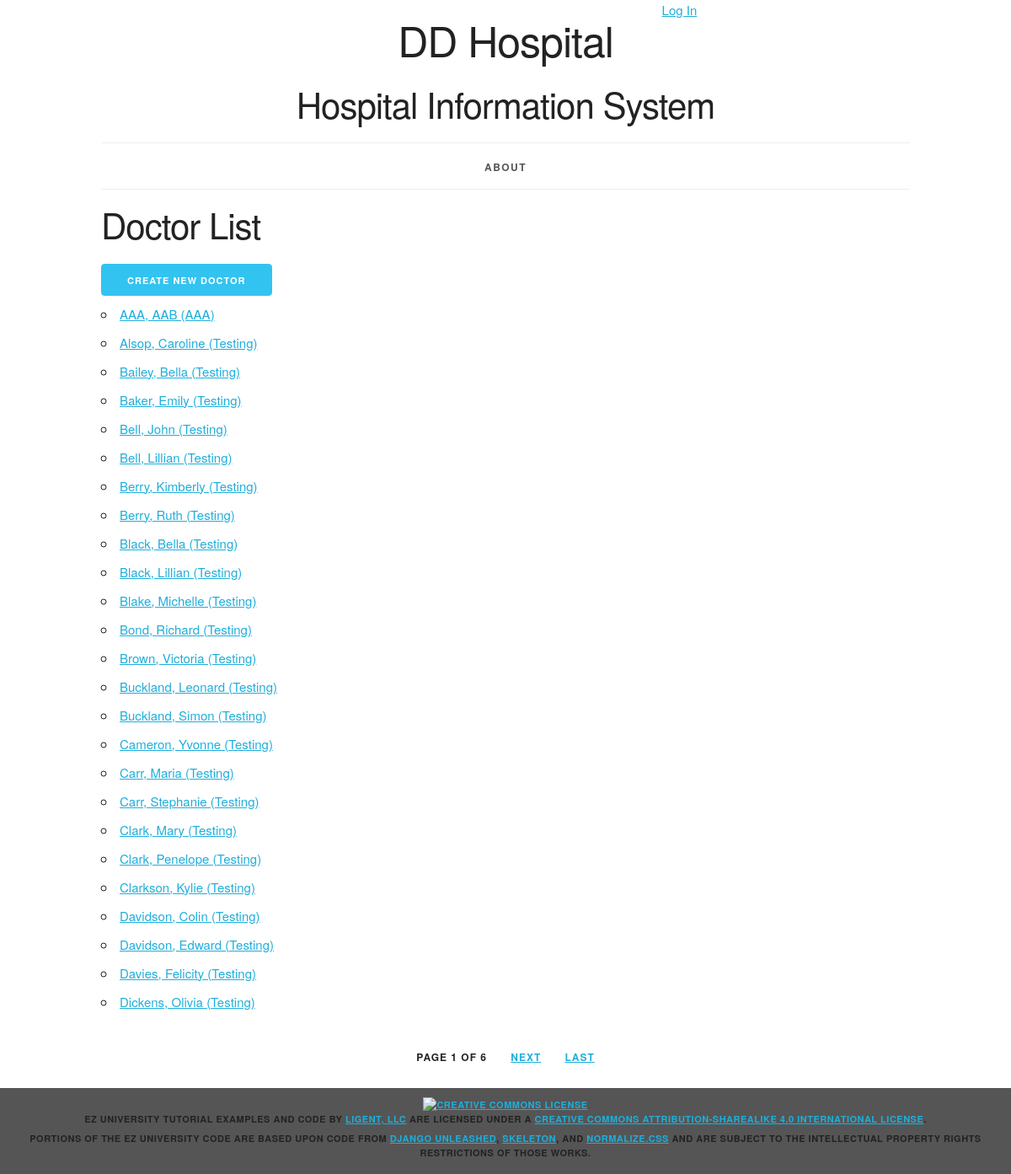
Screenshot of /doctor/ with the database file from the repository.
### sysinfo/models.py (models this page shows, shortened)
class Doctor(models.Model):
    doctor_id = models.AutoField(primary_key=True)
    first_name = models.CharField(max_length=45)
    last_name = models.CharField(max_length=45)
    disambiguator = models.CharField(max_length=45, blank=True, default='')
    def __str__(self):
        result = ''
        if self.disambiguator == '':
            result = f'{self.last_name}, {self.first_name}'
        else:
            result = f'{self.last_name}, {self.first_name} ({self.disambiguator})'
        return result
    def get_absolute_url(self):
        return reverse('sysinfo_doctor_detail_urlpattern',
                       kwargs={'pk': self.pk}
                       )
    class Meta:
        ordering = ['last_name', 'first_name', 'disambiguator']
        constraints = [
            UniqueConstraint(fields=['last_name', 'first_name', 'disambiguator'],
                             name='unique_doctor')
        ]

### sysinfo/views.py (the view)
class DoctorList(PageLinksMixin, ListView):
    paginate_by = 25
    model = Doctor

### sysinfo/utils.py (called while the page is built)
    def _page_urls(self, page_number):
        return "?{pkw}={n}".format(
            pkw=self.page_kwarg,
            n=page_number)

    def first_page(self, page):
        if page.number > 1:
            return self._page_urls(1)
        return None

    def previous_page(self, page):
        if (page.has_previous()
                and page.number > 2):
            return self._page_urls(
                page.previous_page_number())
        return None

    def next_page(self, page):
        last_page = page.paginator.num_pages
        if (page.has_next()
                and page.number < last_page - 1):
            return self._page_urls(
                page.next_page_number())
        return None

    def last_page(self, page):
        last_page = page.paginator.num_pages
        if page.number < last_page:
            return self._page_urls(last_page)
        return None

    def get_context_data(self, **kwargs):
        context = super().get_context_data(
            **kwargs)
        page = context.get('page_obj')
        if page is not None:
            context.update({
                'first_page_url':
                    self.first_page(page),
                'previous_page_url':
                    self.previous_page(page),
                'next_page_url':
                    self.next_page(page),
                'last_page_url':
                    self.last_page(page),
            })
        return context

### sysinfo/templates/sysinfo/doctor_list.html (shortened to what this page needs)
{% extends 'sysinfo/base.html' %}
{% block content %}
    <h2>Doctor List</h2>
    <div>
      <a href="{% url 'sysinfo_doctor_create_urlpattern' %}"
      class="button button-primary">
        Create New Doctor</a>
    </div>
    <ul>
        {% for doctor in doctor_list %}
            <li>
                <a href="{{ doctor.get_absolute_url }}">{{ doctor }}</a>
            </li>
        {% empty %}
            <li><em>There are currently no doctors available.</em></li>
        {% endfor %}
    </ul>
{% endblock %}

### sysinfo/static/sysinfo/skeleton.css (style rules this page uses)
html { font-size: 62.5%; }
body { font-size: 1.5em; line-height: 1.6; font-weight: 400; font-family: "Raleway", "HelveticaNeue", "Helvetica Neue", Helvetica, Arial, sans-serif; color: #222; }
h1, h2, h3, h4, h5, h6 { margin-top: 0; margin-bottom: 2rem; font-weight: 300; }
h2 { font-size: 3.6rem; line-height: 1.25; letter-spacing: -.1rem; }
@media (min-width: 550px) { h2 { font-size: 4.2rem; } }
a { color: #1EAEDB; }
.button, button, input[type="submit"], input[type="reset"], input[type="button"] { display: inline-block; height: 38px; padding: 0 30px; color: #555; text-align: center; font-size: 11px; font-weight: 600; line-height: 38px; letter-spacing: .1rem; text-transform: uppercase; text-decoration: none; white-space: nowrap; background-color: transparent; border-radius: 4px; border: 1px solid #bbb; cursor: pointer; box-sizing: border-box; }
.button.button-primary, button.button-primary, input[type="submit"].button-primary, input[type="reset"].button-primary, input[type="button"].button-primary { color: #FFF; background-color: #33C3F0; border-color: #33C3F0; }
ul { list-style: circle inside; }
ol, ul { padding-left: 0; margin-top: 0; }
li { margin-bottom: 1rem; }
button, .button { margin-bottom: 1rem; }
pre, blockquote, dl, figure, table, p, ul, ol, form { margin-bottom: 2.5rem; }

### sysinfo/static/sysinfo/style.css (style rules this page uses)
html { height: 100%; background-color: #555; }
body { background-color: white; }

### rows the page displays
Doctor: disambiguator+last_name+first_name "AAA, AAB (AAA)"
Doctor: disambiguator+last_name+first_name "Alsop, Caroline (Testing)"
Doctor: disambiguator+last_name+first_name "Bailey, Bella (Testing)"
Doctor: disambiguator+last_name+first_name "Baker, Emily (Testing)"
Doctor: disambiguator+last_name+first_name "Bell, John (Testing)"
Doctor: disambiguator+last_name+first_name "Bell, Lillian (Testing)"
Doctor: disambiguator+last_name+first_name "Berry, Kimberly (Testing)"
Doctor: disambiguator+last_name+first_name "Berry, Ruth (Testing)"
Doctor: disambiguator+last_name+first_name "Black, Bella (Testing)"
Doctor: disambiguator+last_name+first_name "Black, Lillian (Testing)"
Doctor: disambiguator+last_name+first_name "Blake, Michelle (Testing)"
Doctor: disambiguator+last_name+first_name "Bond, Richard (Testing)"
Doctor: disambiguator+last_name+first_name "Brown, Victoria (Testing)"
Doctor: disambiguator+last_name+first_name "Buckland, Leonard (Testing)"
Doctor: disambiguator+last_name+first_name "Buckland, Simon (Testing)"
Doctor: disambiguator+last_name+first_name "Cameron, Yvonne (Testing)"
Doctor: disambiguator+last_name+first_name "Carr, Maria (Testing)"
Doctor: disambiguator+last_name+first_name "Carr, Stephanie (Testing)"
Doctor: disambiguator+last_name+first_name "Clark, Mary (Testing)"
Doctor: disambiguator+last_name+first_name "Clark, Penelope (Testing)"
Doctor: disambiguator+last_name+first_name "Clarkson, Kylie (Testing)"
Doctor: disambiguator+last_name+first_name "Davidson, Colin (Testing)"
Doctor: disambiguator+last_name+first_name "Davidson, Edward (Testing)"
Doctor: disambiguator+last_name+first_name "Davies, Felicity (Testing)"
Doctor: disambiguator+last_name+first_name "Dickens, Olivia (Testing)"

### other values shown
{{ page_obj.number }} "1"
{{ paginator.num_pages }} "6"
